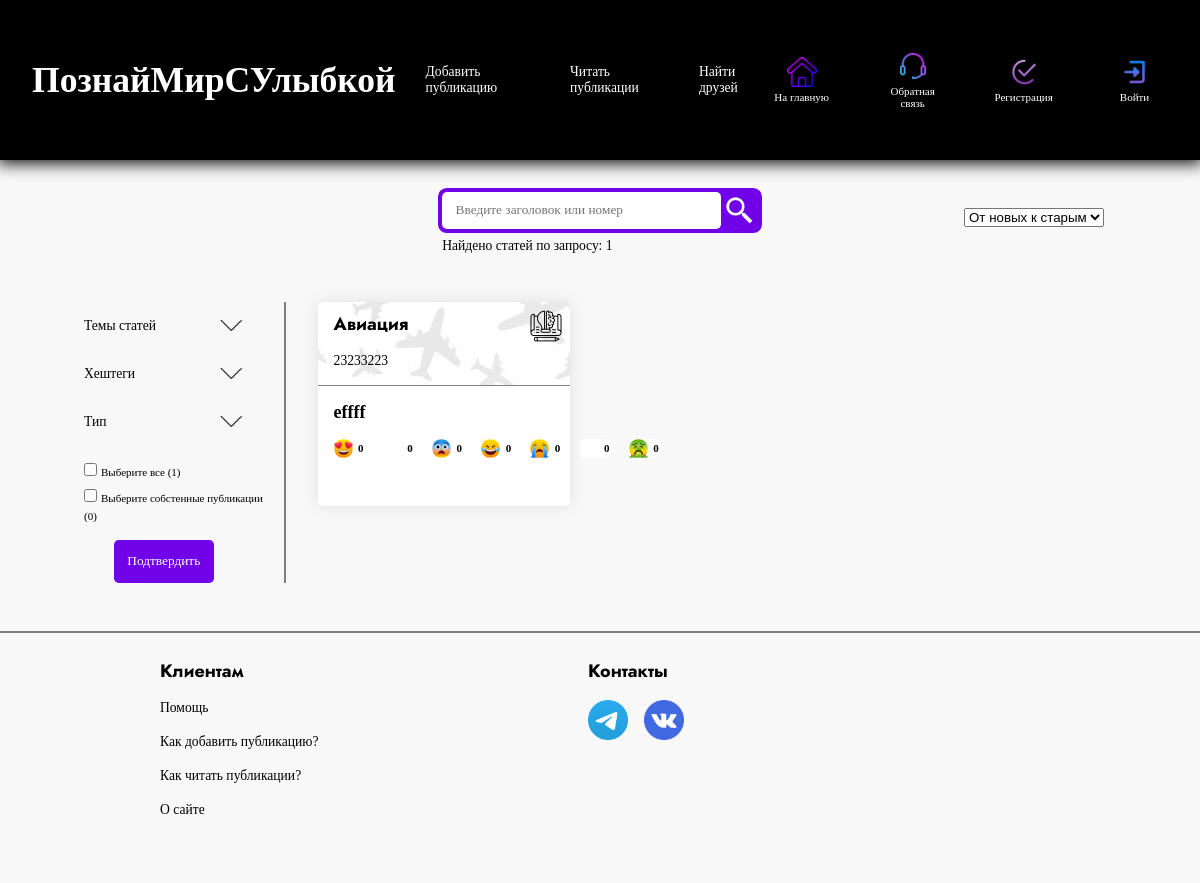
Before: /read with the older database file.
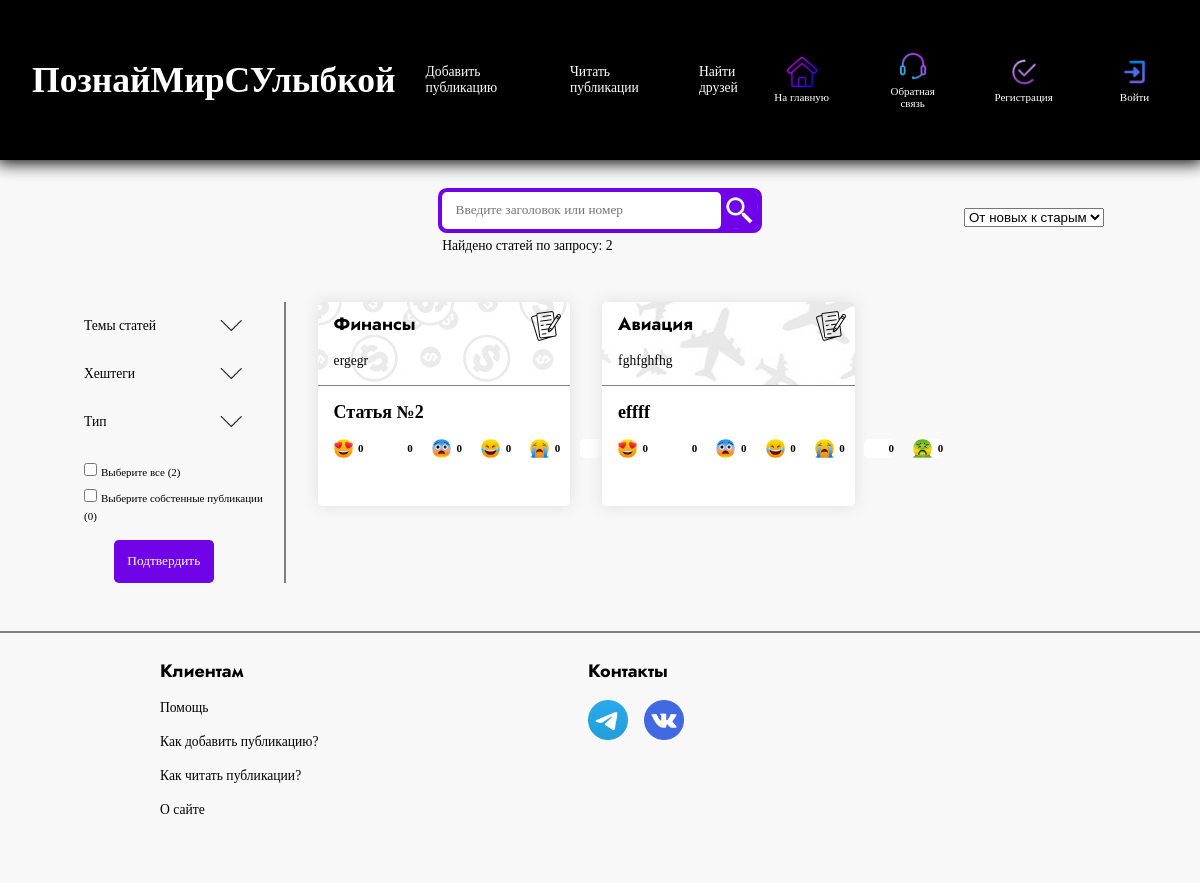
After: the same page with the newer database file.
### tables this page shows
CREATE TABLE menu_text (
            text VARCHAR(80) NOT NULL,
            url VARCHAR(80) NOT NULL,
            class VARCHAR(80) NOT NULL
            );

CREATE TABLE menu (
            text VARCHAR(80) NOT NULL,
            url VARCHAR(80) NOT NULL,
            img_url VARCHAR(80) NOT NULL,
            class VARCHAR(80) NOT NULL
            );

CREATE TABLE menu_filter (
                            name VARCHAR(50) NOT NULL,
                            class VARCHAR(50) NOT NULL
                            );

CREATE TABLE posts (
                id INTEGER PRIMARY KEY,
                type VARCHAR(20) NOT NULL,
                bg VARCHAR(80) DEFAULT NULL,
                user_id BIGINT NOT NULL,
                subject VARCHAR(30) DEFAULT NULL,
                header VARCHAR(35) NOT NULL,
                text TEXT NOT NULL,
                time_of_read VARCHAR(60) NOT NULL,
                tags VARCHAR(1024),
                datetime DATETIME NOT NULL,
                img_type VARCHAR(80) NOT NULL,
                love_laugh BIGINT DEFAULT 0,
                laugh BIGINT DEFAULT 0,
                shock BIGINT DEFAULT 0,
                laugh_cry BIGINT DEFAULT 0,
                cry BIGINT DEFAULT 0,
                angry BIGINT DEFAULT 0,
                terrible BIGINT DEFAULT 0,
                seen BIGINT DEFAULT 0,
                
                CONSTRAINT owner_id_fk FOREIGN KEY (user_id) REFERENCES users (id)
                );

CREATE TABLE smiles (
                            link VARCHAR(80) NOT NULL
                            );

### app.py (the view, shortened to what this page needs)
@app.route('/read', methods=['POST', 'GET'])
def read():
    form = SearchForm()
    menu_filter = db.get_menu_filter()
    search = request.form['search'] if 'search' in request.form else False
    session['order'] = 'new' if session.get('order') is None else session['order']
    posts, req = db.filter_posts(session, current_user, search)
    return render_template('read.html',
                           title='Читать статьи',
                           links_header=db.get_info_menu_right(current_user),
                           links_header_text=db.get_info_menu_left(),
                           form=form,
                           menu_filter=menu_filter,
                           len=len,
                           posts=posts,
                           request=req,
                           smiles=db.get_smiles(),
                           session=session,
                           str=str,
                           own_posts=db.get_own_posts(current_user),
                           cnt_posts=db.get_count_posts())

### forms.py
class SearchForm(FlaskForm):
    checkbox_tags = CheckboxField('checkbox_tags', choices=db.get_tags())
    checkbox_subjs = CheckboxField('checkbox_subjs', choices=db.get_subjects_filter())
    checkbox_types = CheckboxField('checkbox_types', choices=db.get_types_of_post())
    check_all_choices = CheckboxField('all_choices', choices=[(True, f'Выбрать все ({db.get_count_posts()})')])
    check_with_user = CheckboxField('with_user',
                                    choices=[(True, f'Включить собственные публикации')])
    select_sort = SelectField('sort', choices=[('new', 'От новых к старым'), ('old', 'От старых к новым')])
    submit_filter = SubmitField('Подтвердить')
    search = StringField('search')
    submit_search = SubmitField()
    smile = SubmitField()

### database.py (called while the page is built)
    def get_info_menu_right(self, current_user):
        if current_user.is_authenticated:
            self.cursor.execute('SELECT * FROM menu_logged')
            res = self.cursor.fetchall()
            return res
        self.cursor.execute('SELECT * FROM menu')
        res = self.cursor.fetchall()
        return res

### templates/read.html (shortened to what this page needs)
{% extends 'index.html' %}
{% block content %}
  <div class = 'form_read_posts'>
    <form action='' method='post' class = 'search_flex'>
      <div id = 'filter_search_div2'>
      </div>
      <div class = 'full_search_div'>
        <div class = 'search_div'>
          {{form.search(class = 'search_field', placeholder='Введите заголовок или номер')}}
          <div class = 'search_btn'>
            {{form.submit_search(id = 'search_btn')}}
          </div>
        </div>
        <div class = 'count_posts'>
          <p> Найдено статей по запросу: {{len(posts)}} </p>
        </div>
      </div>
      <div id = 'sort_div'>
      </div>
    </form>
    <div class = 'content_search_div'>
      <form class = 'filter_search_div' action = 'menu', method='post'>
        {% for line in range(len(menu_filter)) %}
          <div class = 'line_in_menu_filter {{menu_filter[line]["class"]}}' onclick = open_content({{line}})>
            <p> {{menu_filter[line]['name']}} </p>
            <img src = '{{url_for("static", filename="images/arrow.png")}}' class = 'img_arrow'>
          </div>
        {% endfor %}
        <div class = 'checkbox_filter'>
          <ul id = 'check_all_choices' onclick = 'on_checkboxs()'>
            <li>
              <input name = 'check_all_choices' id = 'check_all_choices-0' type = 'checkbox' value = 'True'>
              <label for = 'check_all_choices-0'>
                Выберите все ({{cnt_posts}})
              </label>
            </li>
          </ul>
        </div>
        <div class = 'checkbox_filter2'>
          <input name = 'check_with_user' id = 'check_with_user-0' type = 'checkbox' value = 'True'>
          <label for = 'check_with_user-0'>
            Выберите собстенные публикации ({{own_posts}})
          </label>
        </div>
        <div class = 'select_filter'>
          {{form.select_sort()}}
        </div>
        <div class = 'submit_menu_filter'>
          {{form.submit_filter(class = 'hover_submit')}}
        </div>
      </form>
      <div style = 'width: calc(100% - 14em);'>
        <div class = 'content_request_search_div'>
          {% for post in posts %}
            <div class = 'post_mini_div' id = 'post_number_{{post["id"]}}'>
              <div class = 'body_post' style = 'background: url({{post["bg"]}})'>
                <img src = '{{post["img_type"]}}' class = 'type_post_iconic_img'>
                {% if post['subject'] %}
                  <h3 class = 'subject_text'> {{post['subject']}} </h3>
                {% else %}
                  <h3 class = 'subject_text'> История </h3>
                {% endif %}
                <div class = 'text_of_post_div'>
                  {% for prg in post['text'].split('\n')[:2] %}
                    <p class = 'text_of_post'> {{prg}} </p>
                  {% endfor %}
                </div>
              </div>
              <div class = 'footer_post'>
                <a href = '/read/{{post["id"]}}' class  = 'link_post'>
                  {{post['header']}}
                </a>
                <div class = 'smiles'>
                  {% for smile in range(len(smiles)) %}
                  <form class = 'smile_div' method = 'post' action = '/smile_{{smiles[smile]["link"][22:-4]}}/{{post["id"]}}/{{post["user_id"]}}/{{request}}/read'>
                    <div style = "background: url({{smiles[smile]['link']}}); background-size: cover;" class = 'smile_img_div'>
                      {{form.smile(class = 'smile_img')}}
                    </div>
                    <span> <b> {{post[smiles[smile]['link'][22:-4]]}} </b> </span>
                  </form>
                  {% endfor %}
                </div>
                <div class = 'fast_messages_post'>
                </div>
              </div>
            </div>
            {% endfor %}
        </div>
      </div>
      </div>
    </div>
{% endblock %}

### templates/index.html (shortened to what this page needs)
<!DOCTYPE html>
<html lang="en">
<head>
    <link rel = 'stylesheet' href = '{{url_for("static", filename="css/style.css")}}'>
</head>
{% block body %}
<body style = 'background: #f8f8f8'>
{% endblock %}
    <div class = 'header'>
        {% if current_user.is_authenticated %}
        <a href = '/profile/{{current_user.get_name()}}'>
        {% else %}
        <a href = '/'>
        {% endif %}
          <h1> ПознайМирСУлыбкой </h1>
        </a>
        {% for link in links_header_text %}
            <a href = "{{link['url']}}" class = "{{link['class']}}">
                {{link['text']}}
            </a>
        {% endfor %}
        {% block links_header %}
            {% for link in links_header %}
            <a class = 'block_link_header {{link["class"]}}' href = '{{link["url"]}}'>
                <img src = '{{link["img_url"]}}' class = 'img_link_header'>
                <span class = 'p_link_header'> {{link["text"]}} </span>
            </a>
            {% endfor %}
        {% endblock %}
    </div>
    {% block content %}{% endblock %}
    {% block footer %}
    <footer>
      <div class = 'content_footer'>
        <div class = 'clients_div'>
          <h3> Клиентам </h3>
          <div class = 'footer_link_div'>
            <a href = '/support' class = 'footer_link'>
              <p> Помощь </p>
            </a>
          </div>
          <div class = 'footer_link_div'>
            <button class = 'footer_help_btn'>
              <p> Как добавить публикацию? </p>
            </button>
          </div>
          <div class = 'footer_link_div'>
            <button class = 'footer_help_btn'>
              <p> Как читать публикации? </p>
            </button>
          </div>
          <div class = 'footer_link_div'>
            <button class = 'footer_help_btn'>
              <p> О сайте </p>
            </button>
          </div>
        </div>
        <div class = 'connect_div'>
          <h3> Контакты </h3>
          <div class = 'iconic_div_footer'>
            <a href = 'https://t.me/rayson0_0' class = 'iconic_footer_a'>
              <img src = '{{url_for("static", filename="images/iconic/telegram.png")}}' class = 'iconic_img_footer'>
            </a>
            <a href = 'https://vk.com/id818581144' class = 'iconic_footer_a' style = 'margin-left: 1em'>
              <img src = '{{url_for("static", filename="images/iconic/vk.png")}}' class = 'iconic_img_footer'>
            </a>
          </div>
        </div>
      </div>
    </footer>
    {% endblock %}
</body>
</html>

Changed rows visible on the page:
added posts: bg (picture), img_type (picture), subject "Финансы", text "ergegr", header "Статья №2", link (picture), love_laugh.link "0" "0" "0" "0" "0"
changed posts "Авиация": img_type: a different picture; text "23233223" → "fghfghfhg"
Other visible differences:
{{ len(posts) }}: "1" → "2"
{{ cnt_posts }}: "1" → "2"
